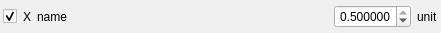
<?xml version="1.0" encoding="UTF-8"?>
<ui version="4.0">
 <class>Form</class>
 <widget class="QWidget" name="Form">
  <property name="geometry">
   <rect>
    <x>0</x>
    <y>0</y>
    <width>441</width>
    <height>33</height>
   </rect>
  </property>
  <property name="windowTitle">
   <string>Form</string>
  </property>
  <layout class="QHBoxLayout" name="horizontalLayout">
   <property name="leftMargin">
    <number>3</number>
   </property>
   <property name="topMargin">
    <number>3</number>
   </property>
   <property name="rightMargin">
    <number>3</number>
   </property>
   <property name="bottomMargin">
    <number>3</number>
   </property>
   <item>
    <widget class="QCheckBox" name="cb_enabled">
     <property name="sizePolicy">
      <sizepolicy hsizetype="Maximum" vsizetype="Fixed">
       <horstretch>0</horstretch>
       <verstretch>0</verstretch>
      </sizepolicy>
     </property>
     <property name="text">
      <string/>
     </property>
     <property name="checked">
      <bool>true</bool>
     </property>
    </widget>
   </item>
   <item>
    <widget class="QLabel" name="lb_symbol">
     <property name="text">
      <string>X</string>
     </property>
     <property name="buddy">
      <cstring>dsb_value</cstring>
     </property>
    </widget>
   </item>
   <item>
    <widget class="QLabel" name="lb_name">
     <property name="sizePolicy">
      <sizepolicy hsizetype="Preferred" vsizetype="Preferred">
       <horstretch>1</horstretch>
       <verstretch>0</verstretch>
      </sizepolicy>
     </property>
     <property name="text">
      <string>name</string>
     </property>
     <property name="buddy">
      <cstring>dsb_value</cstring>
     </property>
    </widget>
   </item>
   <item>
    <widget class="QDoubleSpinBox" name="dsb_value">
     <property name="alignment">
      <set>Qt::AlignRight|Qt::AlignTrailing|Qt::AlignVCenter</set>
     </property>
     <property name="decimals">
      <number>6</number>
     </property>
     <property name="minimum">
      <double>0.000001000000000</double>
     </property>
     <property name="maximum">
      <double>0.500000000000000</double>
     </property>
     <property name="singleStep">
      <double>0.001000000000000</double>
     </property>
     <property name="value">
      <double>0.500000000000000</double>
     </property>
    </widget>
   </item>
   <item>
    <widget class="QLabel" name="lb_unit">
     <property name="sizePolicy">
      <sizepolicy hsizetype="Fixed" vsizetype="Preferred">
       <horstretch>0</horstretch>
       <verstretch>0</verstretch>
      </sizepolicy>
     </property>
     <property name="text">
      <string>unit</string>
     </property>
    </widget>
   </item>
  </layout>
 </widget>
 <resources/>
 <connections/>
</ui>
